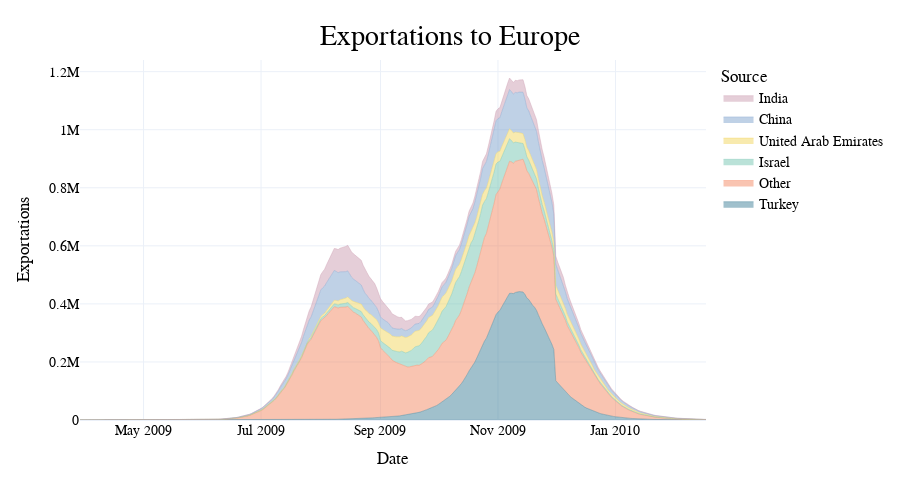

The notebook cell saved with this chart:
### Code cell
fig.update_layout(width=900, height=500, # dimensions
                  title_text = 'Exportations to Europe', # changing title
                  font_family = 'PT Sans Narrow'
                 )
fig.show()

### Figure 1 — Plotly figure (JSON) as saved in the notebook; plotly's stock layout.template omitted (floating-point values rounded to 4 significant figures; data arrays with more than 128 entries replaced by an {"elided": "..."} marker saying what was removed)
{"data": [{"fillpattern": {"shape": ""}, "hovertemplate": "source=Turkey<br>date=%{x}<br>importations=%{y}<extra></extra>", "legendgroup": "Turkey", "line": {"color": "#428299", "width": 0.4}, "marker": {"symbol": "circle"}, "mode": "lines", "name": "Turkey", "orientation": "v", "showlegend": true, "stackgroup": "1", "type": "scatter", "x": {"elided": "296 str values"}, "xaxis": "x", "y": {"elided": "296 int values"}, "yaxis": "y"}, {"fillpattern": {"shape": ""}, "hovertemplate": "source=Other<br>date=%{x}<br>importations=%{y}<extra></extra>", "legendgroup": "Other", "line": {"color": "#F48A64", "width": 0.4}, "marker": {"symbol": "circle"}, "mode": "lines", "name": "Other", "orientation": "v", "showlegend": true, "stackgroup": "1", "type": "scatter", "x": {"elided": "300 str values"}, "xaxis": "x", "y": {"elided": "300 int values"}, "yaxis": "y"}, {"fillpattern": {"shape": ""}, "hovertemplate": "source=Israel<br>date=%{x}<br>importations=%{y}<extra></extra>", "legendgroup": "Israel", "line": {"color": "#77C6B1", "width": 0.4}, "marker": {"symbol": "circle"}, "mode": "lines", "name": "Israel", "orientation": "v", "showlegend": true, "stackgroup": "1", "type": "scatter", "x": {"elided": "308 str values"}, "xaxis": "x", "y": {"elided": "308 int values"}, "yaxis": "y"}, {"fillpattern": {"shape": ""}, "hovertemplate": "source=United Arab Emirates<br>date=%{x}<br>importations=%{y}<extra></extra>", "legendgroup": "United Arab Emirates", "line": {"color": "#F2D65F", "width": 0.4}, "marker": {"symbol": "circle"}, "mode": "lines", "name": "United Arab Emirates", "orientation": "v", "showlegend": true, "stackgroup": "1", "type": "scatter", "x": {"elided": "297 str values"}, "xaxis": "x", "y": {"elided": "297 int values"}, "yaxis": "y"}, {"fillpattern": {"shape": ""}, "hovertemplate": "source=China<br>date=%{x}<br>importations=%{y}<extra></extra>", "legendgroup": "China", "line": {"color": "#80A4CE", "width": 0.4}, "marker": {"symbol": "circle"}, "mode": "lines", "name": "China", "orientation": "v", "showlegend": true, "stackgroup": "1", "type": "scatter", "x": {"elided": "295 str values"}, "xaxis": "x", "y": {"elided": "295 int values"}, "yaxis": "y"}, {"fillpattern": {"shape": ""}, "hovertemplate": "source=India<br>date=%{x}<br>importations=%{y}<extra></extra>", "legendgroup": "India", "line": {"color": "#CC9EB1", "width": 0.4}, "marker": {"symbol": "circle"}, "mode": "lines", "name": "India", "orientation": "v", "showlegend": true, "stackgroup": "1", "type": "scatter", "x": {"elided": "278 str values"}, "xaxis": "x", "y": {"elided": "278 int values"}, "yaxis": "y"}], "layout": {"font": {"family": "PT Sans Narrow"}, "height": 500, "legend": {"title": {"text": "Source"}, "tracegroupgap": 0, "traceorder": "reversed"}, "margin": {"t": 60}, "title": {"text": "Exportations to Europe"}, "width": 900, "xaxis": {"anchor": "y", "autorange": true, "domain": [0, 1], "range": ["2009-03-29", "2010-02-17"], "title": {"text": "Date"}, "type": "date"}, "yaxis": {"anchor": "x", "autorange": true, "domain": [0, 1], "range": [0, 1240000.0], "title": {"text": "Exportations"}, "type": "linear"}}}
